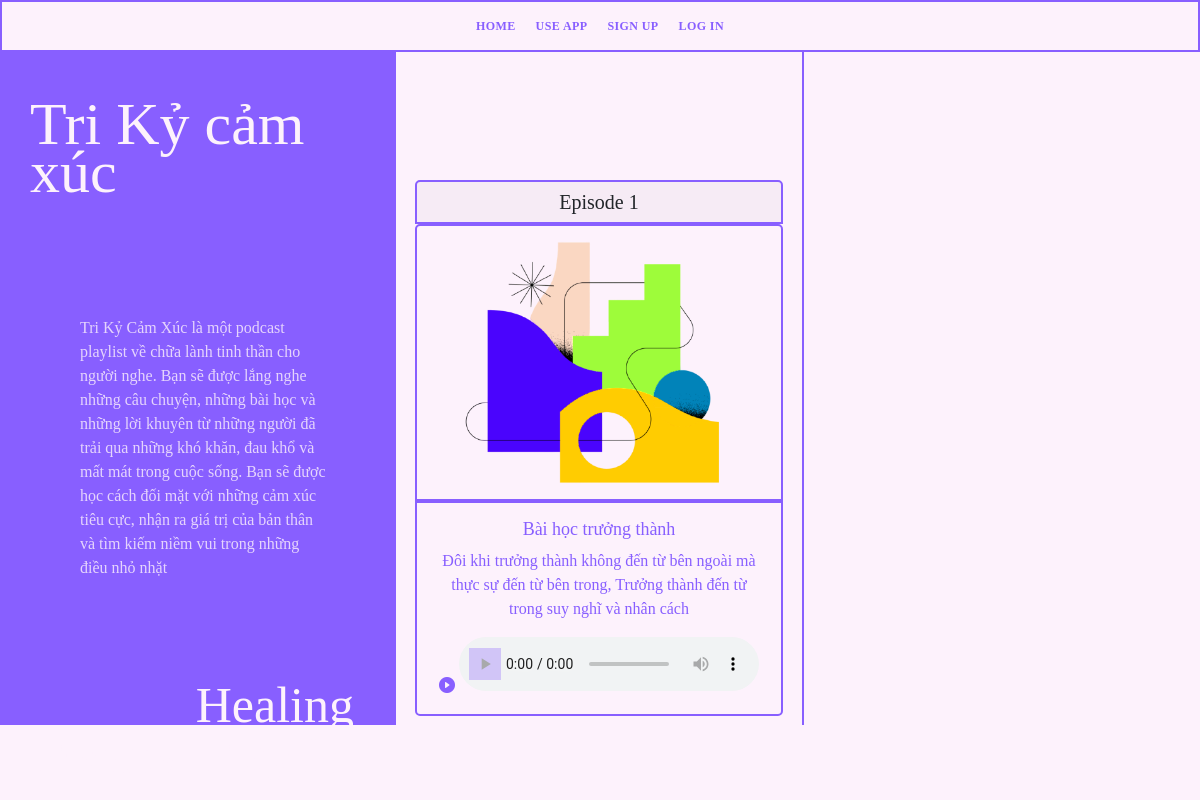
The page /playlist_play/1 on the database its author committed.
### app.py (models this page shows)
class Playlists(db.Model):
    id = db.Column(db.Integer, primary_key=True)
    title = db.Column(db.String(255), nullable=False)
    description = db.Column(db.Text, nullable=False)
    audios = db.relationship('Audio', backref='playlist')

class Audio(db.Model):
    id = db.Column(db.Integer, primary_key=True)
    name = db.Column(db.String(64), unique=True)
    title = db.Column(db.String(255), nullable=False)
    description = db.Column(db.Text, nullable=False)
    path = db.Column(db.String(256))
    date_posted = db.Column(db.DateTime, default=datetime.utcnow)
    playlist_id = db.Column(db.Integer, db.ForeignKey('playlists.id'))

### app.py (the view)
@app.route("/playlist_play/<int:id>", methods=["GET", "POST"])
def playlist_play(id):
    playlist = Playlists.query.get_or_404(id)
    podcast = Audio.query.filter_by(playlist_id=id).first()
    name = 'audio_files/' + podcast.name
    return render_template('playlist_play.html', playlist=playlist, podcast=podcast, name=name)

### app.py (called while the page is built)
@app.context_processor
def base():
    form = SearchForm()
    return dict(form=form)

### templates/playlist_play.html (shortened to what this page needs)
{% include 'navbar3.html' %}
    <div class="row">
        <div class="col-4" style="background-color: var(--purple-color); height: 675px; margin-top: 50px;">
            <h1 class="text-bg medium-heading" style="margin-left:30px; margin-top: 50px;">{{playlist.title}}</h1>
            <p class="text-bg opacity-8" style="margin-left: 80px; margin-top: 120px; max-width: 250px;">{{playlist.description}}</p>
            <h1 class="text-bg small-heading text-right" style="margin-right:30px; margin-top: 100px;">Healing <br> Podcast Playlist</h1>
        </div>
        <div class="col-4 text-center" style="border-right: 2px solid var(--purple-color); margin-top:50px">
            <div class="card" style="width: 23rem; margin: auto; margin-top:130px; ">
                <h5 class="card-header border-purple">Episode 1</h5>
                <img src="{{ url_for('static', filename = 'imgs/shapes/rm_6.png') }}" class="card-img-top border-purple" style="background: transparents;">
                <div class="card-body card-primary-color">
                  <h4 class="card-title">{{podcast.title}}</h4>
                  <p class="card-text">{{podcast.description}}</p>
                  <i id="playButton" class="bi bi-play-circle-fill"></i>
                  <audio controls id="myAudio" style="background-color: transparent;"   >
                    <source src="{{ url_for('static', filename = name) }}" type="audio/mpeg" />Your browser does not support the audio element.
                  </audio>
                </div>
              </div>
        </div>
        <div class="col-4">
        </div>
    </div>

### templates/navbar3.html (shortened to what this page needs)
<!DOCTYPE html>
<html lang="en">
<head>
    <link rel="stylesheet" href="https://cdn.jsdelivr.net/npm/bootstrap-icons@1.4.1/font/bootstrap-icons.css" />
    <link rel="stylesheet" href="{{ url_for('static', filename='vendor/bootstrap/css/bootstrap.min.css') }}">
    <link rel="stylesheet" href="{{ url_for('static', filename='vendor/bootstrap-icons/bootstrap-icons.css') }}">
    <link rel="stylesheet" href="{{ url_for('static', filename='vendor/glightbox/css/glightbox.min.css') }}">
    <link rel="stylesheet" href="{{ url_for('static', filename='vendor/swiper/swiper-bundle.min.css') }}">
    <link rel="stylesheet" href="{{ url_for('static', filename='css/index.css') }}">
</head>
<body>
    <header id="header-outline" class="fixed-top border-purple">
        <div class="container d-flex align-items-center justify-content-between">
            <div class="container text-center">
                <div class="row">
                    <div class="col-2">
                    </div>
                    <div class="col-8 d-flex justify-content-center" >
                        <nav id="navbar" class="navbar ">
                            <ul>
                                <li><a class="nav-link scrollto nav3" href="{{ url_for('home')}}">Home</a></li>
                                <li><a class="nav-link scrollto nav3"  href="http://localhost:8501/App">Use App</a></li>
                                {% if current_user.is_authenticated %}
                                    <li><a class="nav-link scrollto nav3" href="{{ url_for('all_users')}}">All users</a></li>
                                    <li><a class="nav-link scrollto nav3" href="{{ url_for('all_blogs')}}">Read stories</a></li>
                                    <li><a class="nav-link scrollto nav3" href="{{ url_for('dashboard', id=current_user.id)}}">Dashboard</a></li>
                                    <li><a class="nav-link scrollto nav3" href="{{ url_for('create_blog')}}">Share story</a></li>
                                    <li><a class="nav-link scrollto nav3" href="{{ url_for('logout')}}">Log out</a></li>
                                {% else %}
                                    <li><a class="nav-link scrollto nav3" href="{{url_for ('registration')}}">Sign up</a></li>
                                    <li><a class="nav-link scrollto nav3" href="{{url_for('login')}}">Log in</a></li>
                                {% endif %}
                            </ul>
                        </nav>
                    </div>
                    <div class="col-2"></div>
                </div>
            </div>
        </div>
    </header>
</body>
</html>

### static/css/index.css (style rules this page uses)
:root { --dark-color: black; --body-font-size: 1.2rem; --body-font-color: var(--purple-color); --body-font-active: #8774f1; --purple-color-dark: #5215fc; --purple-color: #885fff; --purple-color-light: #8774f1; --pink-color: #ee93a9; --light-color: #febfad; --bg-color: #fdf2fc; --dark-light-color: #1e1e1e; --bs-border-width: 1px; --bs-border-style: solid; --white-color: white; --gray-color: #f1f1f1; }
body { background-color: var(--bg-color); background-attachment: fixed; color: #4e4e4e; font-family: Cambria, Cochin, Georgia, Times, 'Times New Roman', serif; max-width: 100%; overflow-x: hidden; }
a { color: var(--purple-color); text-decoration: none; transition: all 0.5s; }
.border-purple { border: 2px solid var(--purple-color); }
.text-bg { color: var(--bg-color); }
.medium-heading { font-size: 60px; line-height: 80%; }
.small-heading { font-size: 50px; line-height: 100%; }
.text-right { text-align: right; }
.card { --bs-card-bg: transparent; }
.card-primary-color { background-color: var(--bg-color); color: var(--purple-color); border: 2px solid var(--purple-color); border-bottom-left-radius: 5px; border-bottom-right-radius: 5px; }
.opacity-8 { opacity: 0.8; }
.card-title { font-size: 18px; }
#header-outline { transition: all 0.5s; z-index: 997; padding: 5px 0; }
.navbar { padding: 0; }
.navbar ul { margin: 0; padding: 0; display: flex; list-style: none; align-items: center; }
.navbar li { position: relative; }
.navbar>ul>li { white-space: nowrap; padding: 10px 10px 10px 10px; text-align: center; }
.navbar a, .navbar a:focus { display: flex; align-items: center; justify-content: space-between; color: #fff; font-size: 12px; font-weight: 600; padding: 0; white-space: nowrap; transition: 0.3s; letter-spacing: 0.4px; position: relative; text-transform: uppercase; }
.navbar .nav3 { display: flex; align-items: center; justify-content: space-between; color: var(--purple-color); font-size: 12px; font-weight: 600; padding: 0; white-space: nowrap; transition: 0.3s; letter-spacing: 0.4px; position: relative; text-transform: uppercase; }
.navbar>ul>li>a:before { content: ""; position: absolute; width: 100%; height: 2px; bottom: -6px; left: 0; width: 0; background-color: #fff; visibility: hidden; transition: all 0.3s ease-in-out 0s; }
.navbar>ul>li>.nav3:before { content: ""; position: absolute; width: 100%; height: 2px; bottom: -6px; left: 0; width: 0; background-color: var(--purple-color); visibility: hidden; transition: all 0.3s ease-in-out 0s; }

### rows shown on the page
Playlists: title "Tri Kỷ cảm xúc", description "Tri Kỷ Cảm Xúc là một podcast playlist về chữa lành tinh thần cho người nghe. Bạn sẽ được lắng nghe những câu chuyện, những bài học và những lời khuyên từ những người đã trải qua những khó khăn, đau khổ và mất mát trong cuộc sống. Bạn sẽ được học cách đối mặt với những cảm xúc tiêu cực, nhận ra giá trị của bản thân và tìm kiếm niềm vui trong những điều nhỏ nhặt"
Audio: title "Bài học trưởng thành", description "Đôi khi trưởng thành không đến từ bên ngoài mà thực sự đến từ bên trong, Trưởng thành đến từ trong suy nghĩ và nhân cách"
